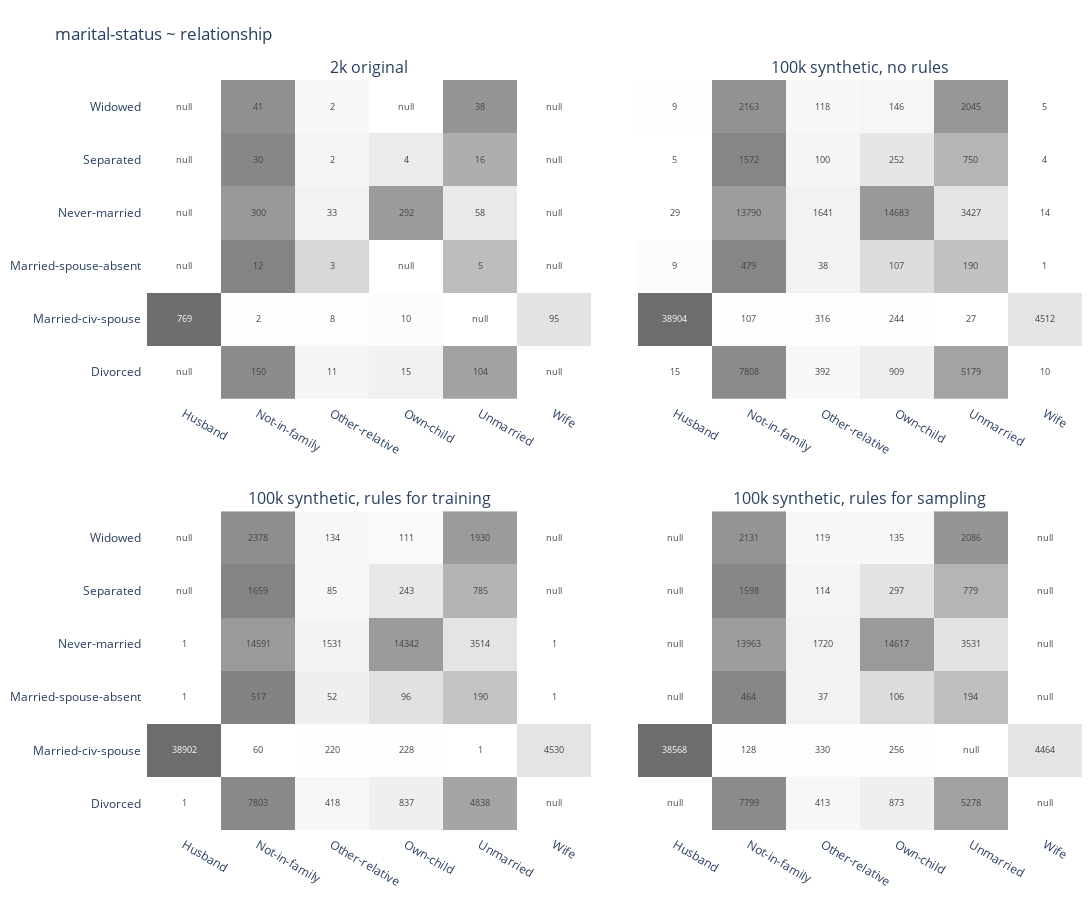

Notebook cell for this chart:
### Code cell
fig = plot_heats('runs/0', 'marital-status', 'relationship')
fig.write_image("figures/adult_relationship.png")
fig

### Figure 1 — Plotly figure (JSON) as saved in the notebook; plotly's stock layout.template omitted (floating-point values rounded to 4 significant figures)
{"data": [{"colorscale": [[0, "white"], [0.3333, "#A7A7A7"], [0.6667, "#7B7B7B"], [1, "#666666"]], "showscale": false, "text": [null, 150, 11, 15, 104, null, 769, 2, 8, 10, null, 95, null, 12, 3, null, 5, null, null, 300, 33, 292, 58, null, null, 30, 2, 4, 16, null, null, 41, 2, null, 38, null], "textfont": {"size": 9}, "texttemplate": "%{text}", "type": "heatmap", "x": ["Husband", "Not-in-family", "Other-relative", "Own-child", "Unmarried", "Wife", "Husband", "Not-in-family", "Other-relative", "Own-child", "Unmarried", "Wife", "Husband", "Not-in-family", "Other-relative", "Own-child", "Unmarried", "Wife", "Husband", "Not-in-family", "Other-relative", "Own-child", "Unmarried", "Wife", "Husband", "Not-in-family", "Other-relative", "Own-child", "Unmarried", "Wife", "Husband", "Not-in-family", "Other-relative", "Own-child", "Unmarried", "Wife"], "xaxis": "x", "y": ["Divorced", "Divorced", "Divorced", "Divorced", "Divorced", "Divorced", "Married-civ-spouse", "Married-civ-spouse", "Married-civ-spouse", "Married-civ-spouse", "Married-civ-spouse", "Married-civ-spouse", "Married-spouse-absent", "Married-spouse-absent", "Married-spouse-absent", "Married-spouse-absent", "Married-spouse-absent", "Married-spouse-absent", "Never-married", "Never-married", "Never-married", "Never-married", "Never-married", "Never-married", "Separated", "Separated", "Separated", "Separated", "Separated", "Separated", "Widowed", "Widowed", "Widowed", "Widowed", "Widowed", "Widowed"], "yaxis": "y", "z": [null, 0.5357, 0.03929, 0.05357, 0.3714, null, 0.8699, 0.002262, 0.00905, 0.01131, null, 0.1075, null, 0.6, 0.15, null, 0.25, null, null, 0.4392, 0.04832, 0.4275, 0.08492, null, null, 0.5769, 0.03846, 0.07692, 0.3077, null, null, 0.5062, 0.02469, null, 0.4691, null], "zmax": 1, "zmin": 0}, {"colorscale": [[0, "white"], [0.3333, "#A7A7A7"], [0.6667, "#7B7B7B"], [1, "#666666"]], "showscale": false, "text": [15, 7808, 392, 909, 5179, 10, 38904, 107, 316, 244, 27, 4512, 9, 479, 38, 107, 190, 1, 29, 13790, 1641, 14683, 3427, 14, 5, 1572, 100, 252, 750, 4, 9, 2163, 118, 146, 2045, 5], "textfont": {"size": 9}, "texttemplate": "%{text}", "type": "heatmap", "x": ["Husband", "Not-in-family", "Other-relative", "Own-child", "Unmarried", "Wife", "Husband", "Not-in-family", "Other-relative", "Own-child", "Unmarried", "Wife", "Husband", "Not-in-family", "Other-relative", "Own-child", "Unmarried", "Wife", "Husband", "Not-in-family", "Other-relative", "Own-child", "Unmarried", "Wife", "Husband", "Not-in-family", "Other-relative", "Own-child", "Unmarried", "Wife", "Husband", "Not-in-family", "Other-relative", "Own-child", "Unmarried", "Wife"], "xaxis": "x2", "y": ["Divorced", "Divorced", "Divorced", "Divorced", "Divorced", "Divorced", "Married-civ-spouse", "Married-civ-spouse", "Married-civ-spouse", "Married-civ-spouse", "Married-civ-spouse", "Married-civ-spouse", "Married-spouse-absent", "Married-spouse-absent", "Married-spouse-absent", "Married-spouse-absent", "Married-spouse-absent", "Married-spouse-absent", "Never-married", "Never-married", "Never-married", "Never-married", "Never-married", "Never-married", "Separated", "Separated", "Separated", "Separated", "Separated", "Separated", "Widowed", "Widowed", "Widowed", "Widowed", "Widowed", "Widowed"], "yaxis": "y2", "z": [0.001048, 0.5455, 0.02739, 0.06351, 0.3618, 0.0006987, 0.882, 0.002426, 0.007164, 0.005532, 0.0006121, 0.1023, 0.01092, 0.5813, 0.04612, 0.1299, 0.2306, 0.001214, 0.0008635, 0.4106, 0.04886, 0.4372, 0.102, 0.0004169, 0.001864, 0.5859, 0.03727, 0.09392, 0.2795, 0.001491, 0.002006, 0.4822, 0.0263, 0.03255, 0.4559, 0.001115], "zmax": 1, "zmin": 0}, {"colorscale": [[0, "white"], [0.3333, "#A7A7A7"], [0.6667, "#7B7B7B"], [1, "#666666"]], "showscale": false, "text": [1, 7803, 418, 837, 4838, null, 38902, 60, 220, 228, 1, 4530, 1, 517, 52, 96, 190, 1, 1, 14591, 1531, 14342, 3514, 1, null, 1659, 85, 243, 785, null, null, 2378, 134, 111, 1930, null], "textfont": {"size": 9}, "texttemplate": "%{text}", "type": "heatmap", "x": ["Husband", "Not-in-family", "Other-relative", "Own-child", "Unmarried", "Wife", "Husband", "Not-in-family", "Other-relative", "Own-child", "Unmarried", "Wife", "Husband", "Not-in-family", "Other-relative", "Own-child", "Unmarried", "Wife", "Husband", "Not-in-family", "Other-relative", "Own-child", "Unmarried", "Wife", "Husband", "Not-in-family", "Other-relative", "Own-child", "Unmarried", "Wife", "Husband", "Not-in-family", "Other-relative", "Own-child", "Unmarried", "Wife"], "xaxis": "x3", "y": ["Divorced", "Divorced", "Divorced", "Divorced", "Divorced", "Divorced", "Married-civ-spouse", "Married-civ-spouse", "Married-civ-spouse", "Married-civ-spouse", "Married-civ-spouse", "Married-civ-spouse", "Married-spouse-absent", "Married-spouse-absent", "Married-spouse-absent", "Married-spouse-absent", "Married-spouse-absent", "Married-spouse-absent", "Never-married", "Never-married", "Never-married", "Never-married", "Never-married", "Never-married", "Separated", "Separated", "Separated", "Separated", "Separated", "Separated", "Widowed", "Widowed", "Widowed", "Widowed", "Widowed", "Widowed"], "yaxis": "y3", "z": [7.196e-05, 0.5615, 0.03008, 0.06023, 0.3481, null, 0.8853, 0.001365, 0.005007, 0.005189, 2.276e-05, 0.1031, 0.001167, 0.6033, 0.06068, 0.112, 0.2217, 0.001167, 2.943e-05, 0.4294, 0.04506, 0.4221, 0.1034, 2.943e-05, null, 0.5985, 0.03066, 0.08766, 0.2832, null, null, 0.5223, 0.02943, 0.02438, 0.4239, null], "zmax": 1, "zmin": 0}, {"colorscale": [[0, "white"], [0.3333, "#A7A7A7"], [0.6667, "#7B7B7B"], [1, "#666666"]], "showscale": false, "text": [null, 7799, 413, 873, 5278, null, 38568, 128, 330, 256, null, 4464, null, 464, 37, 106, 194, null, null, 13963, 1720, 14617, 3531, null, null, 1598, 114, 297, 779, null, null, 2131, 119, 135, 2086, null], "textfont": {"size": 9}, "texttemplate": "%{text}", "type": "heatmap", "x": ["Husband", "Not-in-family", "Other-relative", "Own-child", "Unmarried", "Wife", "Husband", "Not-in-family", "Other-relative", "Own-child", "Unmarried", "Wife", "Husband", "Not-in-family", "Other-relative", "Own-child", "Unmarried", "Wife", "Husband", "Not-in-family", "Other-relative", "Own-child", "Unmarried", "Wife", "Husband", "Not-in-family", "Other-relative", "Own-child", "Unmarried", "Wife", "Husband", "Not-in-family", "Other-relative", "Own-child", "Unmarried", "Wife"], "xaxis": "x4", "y": ["Divorced", "Divorced", "Divorced", "Divorced", "Divorced", "Divorced", "Married-civ-spouse", "Married-civ-spouse", "Married-civ-spouse", "Married-civ-spouse", "Married-civ-spouse", "Married-civ-spouse", "Married-spouse-absent", "Married-spouse-absent", "Married-spouse-absent", "Married-spouse-absent", "Married-spouse-absent", "Married-spouse-absent", "Never-married", "Never-married", "Never-married", "Never-married", "Never-married", "Never-married", "Separated", "Separated", "Separated", "Separated", "Separated", "Separated", "Widowed", "Widowed", "Widowed", "Widowed", "Widowed", "Widowed"], "yaxis": "y4", "z": [null, 0.543, 0.02875, 0.06078, 0.3675, null, 0.8816, 0.002926, 0.007544, 0.005852, null, 0.102, null, 0.5793, 0.04619, 0.1323, 0.2422, null, null, 0.4127, 0.05084, 0.4321, 0.1044, null, null, 0.5732, 0.04089, 0.1065, 0.2794, null, null, 0.4766, 0.02662, 0.03019, 0.4666, null], "zmax": 1, "zmin": 0}], "layout": {"annotations": [{"font": {"size": 16}, "showarrow": false, "text": "2k original", "x": 0.2375, "xanchor": "center", "xref": "paper", "y": 1, "yanchor": "bottom", "yref": "paper"}, {"font": {"size": 16}, "showarrow": false, "text": "100k synthetic, no rules", "x": 0.7625, "xanchor": "center", "xref": "paper", "y": 1, "yanchor": "bottom", "yref": "paper"}, {"font": {"size": 16}, "showarrow": false, "text": "100k synthetic, rules for training", "x": 0.2375, "xanchor": "center", "xref": "paper", "y": 0.425, "yanchor": "bottom", "yref": "paper"}, {"font": {"size": 16}, "showarrow": false, "text": "100k synthetic, rules for sampling", "x": 0.7625, "xanchor": "center", "xref": "paper", "y": 0.425, "yanchor": "bottom", "yref": "paper"}], "autosize": false, "height": 900, "margin": {"b": 10, "l": 10, "pad": 5, "r": 10, "t": 80}, "plot_bgcolor": "rgba(0, 0, 0, 0)", "showlegend": false, "title": {"text": "marital-status ~ relationship"}, "width": 1100, "xaxis": {"anchor": "y", "autorange": true, "domain": [0, 0.475], "matches": "x3", "range": [-0.5, 5.5], "showticklabels": true, "tickangle": 30, "type": "category"}, "xaxis2": {"anchor": "y2", "autorange": true, "domain": [0.525, 1], "matches": "x4", "range": [-0.5, 5.5], "showticklabels": true, "tickangle": 30, "type": "category"}, "xaxis3": {"anchor": "y3", "autorange": true, "domain": [0, 0.475], "range": [-0.5, 5.5], "showticklabels": true, "tickangle": 30, "type": "category"}, "xaxis4": {"anchor": "y4", "autorange": true, "domain": [0.525, 1], "range": [-0.5, 5.5], "showticklabels": true, "tickangle": 30, "type": "category"}, "yaxis": {"anchor": "x", "autorange": true, "domain": [0.575, 1], "range": [-0.5, 5.5], "type": "category"}, "yaxis2": {"anchor": "x2", "autorange": true, "domain": [0.575, 1], "matches": "y", "range": [-0.5, 5.5], "showticklabels": false, "type": "category"}, "yaxis3": {"anchor": "x3", "autorange": true, "domain": [0, 0.425], "range": [-0.5, 5.5], "type": "category"}, "yaxis4": {"anchor": "x4", "autorange": true, "domain": [0, 0.425], "matches": "y3", "range": [-0.5, 5.5], "showticklabels": false, "type": "category"}}}
